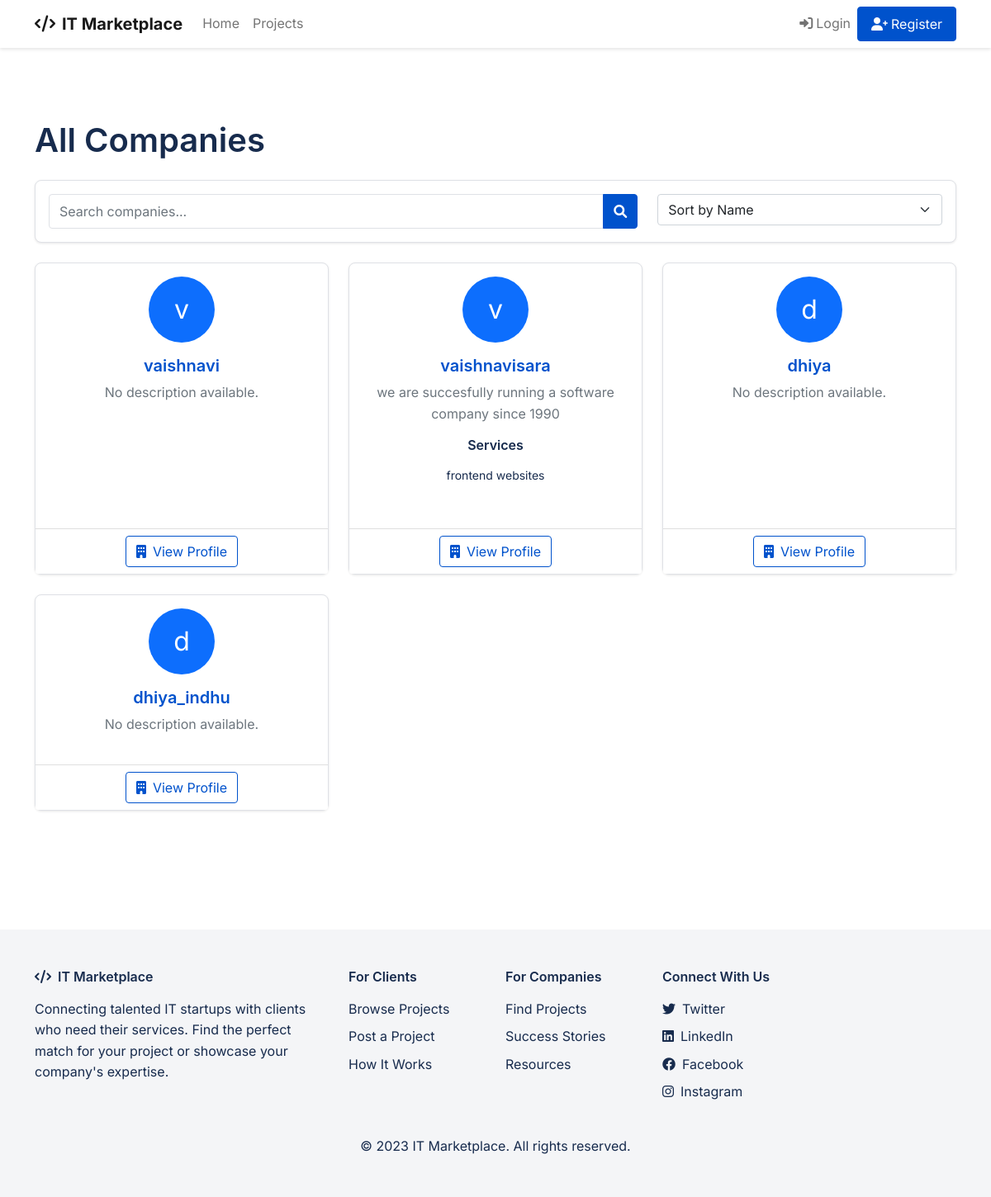
/companies, run on the app's committed database.
### models.py (models this page shows)
class Company(db.Model):
    id = db.Column(db.Integer, primary_key=True)
    user_id = db.Column(db.Integer, db.ForeignKey('user.id'), nullable=False)
    name = db.Column(db.String(100), nullable=False)
    description = db.Column(db.Text)
    website = db.Column(db.String(120))
    services = db.Column(db.Text)
    created_at = db.Column(db.DateTime, default=datetime.utcnow)
    projects = db.relationship('Project', backref='company', lazy=True, foreign_keys='Project.company_id')

### app.py (the view)
@app.route('/companies')
def company_list():
    companies = Company.query.all()
    return render_template('company_list.html', companies=companies)

### templates/company_list.html (shortened to what this page needs)
{% extends "layout.html" %}
{% block content %}
<div class="container py-5">
    <h1 class="mb-4">All Companies</h1>
    <div class="card mb-4">
        <div class="card-body">
            <div class="row">
                <div class="col-md-8">
                    <div class="input-group">
                        <input type="text" class="form-control" id="company-search" placeholder="Search companies...">
                        <button class="btn btn-primary" type="button">
                            <i class="fas fa-search"></i>
                        </button>
                    </div>
                </div>
                <div class="col-md-4">
                    <select class="form-select" id="company-sort">
                        <option value="name">Sort by Name</option>
                    </select>
                </div>
            </div>
        </div>
    </div>
    <div class="row" id="companies-list">
        {% if companies %}
            {% for company in companies %}
                <div class="col-md-6 col-lg-4 mb-4 company-card">
                    <div class="card h-100">
                        <div class="card-body text-center">
                            <div class="rounded-circle bg-primary text-white d-flex align-items-center justify-content-center mx-auto mb-3" style="width: 80px; height: 80px; font-size: 2rem;">
                                {{ company.name[0] }}
                            </div>
                            <h5 class="card-title">{{ company.name }}</h5>
                            <p class="card-text text-muted">{{ company.description|truncate(100) if company.description else 'No description available.' }}</p>
                            {% if company.services %}
                                <div class="mb-3">
                                    <h6>Services</h6>
                                    <p class="small">{{ company.services|truncate(80) }}</p>
                                </div>
                            {% endif %}
                        </div>
                        <div class="card-footer bg-white text-center">
                            <a href="{{ url_for('company_profile', company_id=company.id) }}" class="btn btn-outline-primary" target="_blank">
                                <i class="fas fa-building me-2"></i>View Profile
                            </a>
                        </div>
                    </div>
                </div>
            {% endfor %}
        {% else %}
            <div class="col-12">
                <div class="alert alert-info">
                    No companies registered yet. <a href="{{ url_for('register') }}">Register as a company</a> to be listed here!
                </div>
            </div>
        {% endif %}
    </div>
</div>
{% endblock %}

### static/css/style.css (style rules this page uses)
:root { --primary-color: #0052CC; --secondary-color: #00875A; --accent-color: #FF5630; --background-color: #FFFFFF; --text-color: #172B4D; --light-gray: #F4F5F7; --medium-gray: #DFE1E6; --dark-gray: #7A869A; --success-color: #36B37E; --warning-color: #FFAB00; --danger-color: #FF5630; }
body { font-family: 'Inter', -apple-system, BlinkMacSystemFont, 'Segoe UI', Roboto, Oxygen, Ubuntu, Cantarell, 'Open Sans', 'Helvetica Neue', sans-serif; color: var(--text-color); line-height: 1.6; background-color: var(--background-color); }
h1, h2, h3, h4, h5, h6 { font-family: 'SF Pro Display', -apple-system, BlinkMacSystemFont, 'Segoe UI', Roboto, Oxygen, Ubuntu, Cantarell, 'Open Sans', 'Helvetica Neue', sans-serif; font-weight: 600; margin-bottom: 1rem; color: var(--text-color); }
h1 { font-size: 2.5rem; }
.btn-primary { background-color: var(--primary-color); border-color: var(--primary-color); }
.btn-outline-primary { color: var(--primary-color); border-color: var(--primary-color); }
.card { border-radius: 8px; border: 1px solid var(--medium-gray); box-shadow: 0 1px 3px rgba(0, 0, 0, 0.1); margin-bottom: 20px; transition: transform 0.2s, box-shadow 0.2s; }
.card-title { color: var(--primary-color); margin-bottom: 0.5rem; }
.form-control { border-radius: 4px; border: 1px solid var(--medium-gray); padding: 0.5rem 0.75rem; }

### data on the page
Company: name "v", name "vaishnavi", description "No description available."
Company: name "v", name "vaishnavisara", description "we are succesfully running a software company since 1990", services "frontend websites"
Company: name "d", name "dhiya", description "No description available."
Company: name "d", name "dhiya_indhu", description "No description available."
